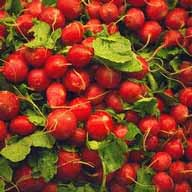
%> input picture Laboratory 4/data/radishes.jpg, 192 x 192 px
$ octave ruleazaProiect.m   (GNU Octave 9; MATLAB toolbox functions it lacks are replaced by stand-ins)
%> lines starting %> are read from the running program, lines starting %| are printed output that depends on the picture
### Laboratory 4/cod/realizeazaSintezaTexturii.m
function imgSintetizata = realizeazaSintezaTexturii(parametri)
    dimBloc   = parametri.dimensiuneBloc;
    nrBlocuri = parametri.nrBlocuri;

    [inaltimeTexturaInitiala,latimeTexturaInitiala,nrCanale] = size(parametri.texturaInitiala);
    H = inaltimeTexturaInitiala;
    W = latimeTexturaInitiala;
    c = nrCanale;

    H2 = parametri.dimensiuneTexturaSintetizata(1);
    W2 = parametri.dimensiuneTexturaSintetizata(2);

    overlap = parametri.portiuneSuprapunere;
    pixeli  = round(dimBloc * overlap);

    % O imagine este o matrice cu 3 dimensiuni: inaltime x latime x nrCanale
    % Variabila blocuri - matrice cu 4 dimensiuni: punem fiecare bloc (portiune din textura initiala)
    % unul peste altul
    dims    = [dimBloc dimBloc c nrBlocuri];
    blocuri = uint8(zeros(dims(1),dims(2),dims(3),dims(4)));

    % Selecteaza blocuri aleatoare din textura initiala
    % genereaza (in maniera vectoriala) punctul din stanga sus al blocurilor
    y = randi(H-dimBloc+1,nrBlocuri,1);
    x = randi(W-dimBloc+1,nrBlocuri,1);

    % Extrage portiunea din textura initiala continand blocul
    for i = 1:nrBlocuri
        blocuri(:,:,:,i) = parametri.texturaInitiala(y(i):y(i)+dimBloc-1,x(i):x(i)+dimBloc-1,:);
    end

    imgSintetizata        = uint8(zeros(H2,W2,c));
    % [4 lines of commented-out code are left out]

    nrBlocuriY = round((size(imgSintetizata,1) - pixeli)/(dimBloc - pixeli)) + 1;
    nrBlocuriX = round((size(imgSintetizata,2) - pixeli)/(dimBloc - pixeli)) + 1;

    imgSintetizataMaiMare = uint8(zeros(nrBlocuriY * dimBloc,nrBlocuriX * dimBloc,size(parametri.texturaInitiala,3)));

    % Setam parametrii de lucru
    params.nrBlocuriY            = nrBlocuriY;
    params.nrBlocuriX            = nrBlocuriX;
    params.nrBlocuri             = nrBlocuri;
    params.blocuri               = blocuri;
    params.dimBloc               = dimBloc;
    params.imgSintetizataMaiMare = imgSintetizataMaiMare;
    params.imgSintetizata        = imgSintetizata;
    params.eroareTolerata        = parametri.eroareTolerata;
    params.pixeli                = pixeli;
    params.progresImagine        = parametri.progresImagine;
    params.iteratii              = 0;
    params.iteratiaCurenta       = 0;
    params.imagineTransfer       = parametri.imagineTransfer;

    switch parametri.metodaSinteza
        case 'blocuriAleatoare'
            %%
            % Completeaza imaginea de obtinut cu blocuri aleatoare
            imgSintetizata = blocuriAleatoare(params);

            close all;
            figure, imshow(parametri.texturaInitiala)
            figure, imshow(imgSintetizata);
            title('Rezultat obtinut pentru blocuri selectatate aleator');
            return
        case 'eroareSuprapunere'
            %%
            % Completeaza imaginea de obtinut cu blocuri ales in functie
            % de eroare de suprapunere
            imgSintetizata = eroareSuprapunere(params);

            close all;
            figure, imshow(parametri.texturaInitiala)
            figure, imshow(imgSintetizata);
            title('Rezultat obtinut pentru blocuri selectate pe baza erorii de suprapunere');
            return

        case 'frontieraCostMinim'
            %%
            % Completeaza imaginea de obtinut cu blocuri ales in functie
            % de eroare de suprapunere + forntiera de cost minim

            imgSintetizata = frontieraCostMinim(params);

            close all;
            figure, imshow(parametri.texturaInitiala)
            figure, imshow(imgSintetizata);
            title('Rezultat obtinut pentru blocuri selectate pe baza erorii de suprapunere si a frontierei de cost minim');
            return
    end
end

### Laboratory 4/cod/frontieraCostMinim.m
function [ imgSintetizata ] = frontieraCostMinim( params )
    % Imaginea texturii se completeaza cu blocuri bazare pe eroare de suprapunere
    % si a frontiere de cost minim.

    % Imaginea texturii se completeaza cu blocuri bazare pe eroare de suprapunere.

    % Setam parametrii de intrare
    nrBlocuriY            = params.nrBlocuriY;
    nrBlocuriX            = params.nrBlocuriX;
    nrBlocuri             = params.nrBlocuri;
    dimBloc               = params.dimBloc;
    imgSintetizataMaiMare = params.imgSintetizataMaiMare;
    imgSintetizata        = params.imgSintetizata;
    blocuri               = params.blocuri;
    eroareTolerata        = params.eroareTolerata;
    suprapunere           = params.pixeli;
    progres               = params.progresImagine;

    % Parametrii folositi in cazul transferului de textura
    transfer.iteratii        = params.iteratii;
    transfer.iteratiaCurenta = params.iteratiaCurenta;
    imagineTransfer = params.imagineTransfer;

    % Punem primul bloc in imagine
    indice = randi(nrBlocuri);
    imgSintetizataMaiMare(1:dimBloc,1:dimBloc,:) = blocuri(:,:,:,indice);

    clc
    fprintf('Initializam procesul de sintetizare a imaginii \npe baza erorii de suprapunere si a frontierei \nde cost minim ...\n');

    pixeli_adaugati = dimBloc;
    for x = 1:nrBlocuriX - 1
        bloc_stanga = rgb2gray(imgSintetizataMaiMare(1:dimBloc,pixeli_adaugati - dimBloc + 1:pixeli_adaugati,:));

        transfer.bloc_imagine_transfer = imagineTransfer(1:dimBloc, pixeli_adaugati+1:pixeli_adaugati + dimBloc,:);

        [indice, bloc, ~] = cautaEroareMinima(bloc_stanga,0,blocuri,suprapunere,nrBlocuri,eroareTolerata, transfer);
        drum = cautaDrumMinimStanga(bloc);

        bloc_stanga_imagine = imgSintetizataMaiMare(1:dimBloc,pixeli_adaugati - dimBloc + 1:pixeli_adaugati,:);
        bloc_dreapta_imagine = blocuri(:,:,:,indice);

        overlap_stanga = bloc_stanga_imagine(:,end-suprapunere+1:end,:);
        overlap_dreapta = bloc_dreapta_imagine(:,1:suprapunere,:);

        for i = 1:size(drum,1)
            coloana = drum(i,2);
            overlap_stanga(i,coloana+1:end,:) = overlap_dreapta(i,coloana+1:end,:);
        end

        imgSintetizataMaiMare(1:dimBloc,pixeli_adaugati + 1 - suprapunere:pixeli_adaugati,:) = overlap_stanga(:,:,:);
        imgSintetizataMaiMare(1:dimBloc,pixeli_adaugati + 1:pixeli_adaugati + dimBloc - suprapunere,:) = blocuri(:,suprapunere+1:end,:,indice);


        % Afisam progresul imaginii
         if progres == 1
             imshow(imgSintetizataMaiMare);
         end

        pixeli_adaugati = pixeli_adaugati + (dimBloc - suprapunere);
    end

    pixeli_adaugati = dimBloc;
    for y = 1:nrBlocuriY - 1
        bloc_sus = rgb2gray(imgSintetizataMaiMare(pixeli_adaugati - dimBloc + 1:pixeli_adaugati,1:dimBloc,:));

        transfer.bloc_imagine_transfer = imagineTransfer(pixeli_adaugati+1:pixeli_adaugati + dimBloc, 1:dimBloc,:);

        [indice, ~, bloc] = cautaEroareMinima(0,bloc_sus,blocuri,suprapunere,nrBlocuri,eroareTolerata, transfer);
        drum = cautaDrumMinimSus(bloc);

        bloc_sus_imagine = imgSintetizataMaiMare(pixeli_adaugati - dimBloc + 1:pixeli_adaugati,1:dimBloc,:);
        bloc_jos_imagine = blocuri(:,:,:,indice);

        overlap_sus = bloc_sus_imagine(end-suprapunere+1:end,:,:);
        overlap_jos = bloc_jos_imagine(1:suprapunere,:,:);

        for i = 1:size(drum,1)
            linia = drum(i,1);
            overlap_sus(linia+1:end,i,:) = overlap_jos(linia+1:end,i,:);
        end

        imgSintetizataMaiMare(pixeli_adaugati + 1 - suprapunere:pixeli_adaugati,1:dimBloc,:) = overlap_sus(:,:,:);
        imgSintetizataMaiMare(pixeli_adaugati + 1:pixeli_adaugati + dimBloc - suprapunere,1:dimBloc,:) = blocuri(suprapunere+1:end,:,:,indice);

        % Afisam progresul imaginii
         if progres == 1
             imshow(imgSintetizataMaiMare);
         end

         pixeli_adaugati = pixeli_adaugati + (dimBloc - suprapunere);
    end

    % Completam restul imaginii
    total_adaugat = nrBlocuriX + nrBlocuriY - 1;
    total = nrBlocuriX * nrBlocuriY;

    pixeli_adaugati_orizontal = dimBloc;
    for y=2:nrBlocuriY - 1
        pixeli_adaugati_vertical = dimBloc;
        for x=2:nrBlocuriX - 1
            bloc_stanga = rgb2gray(imgSintetizataMaiMare(pixeli_adaugati_orizontal + 1:pixeli_adaugati_orizontal + dimBloc,pixeli_adaugati_vertical - dimBloc + 1:pixeli_adaugati_vertical,:));
            bloc_sus = rgb2gray(imgSintetizataMaiMare(pixeli_adaugati_orizontal - dimBloc + 1:pixeli_adaugati_orizontal,pixeli_adaugati_vertical + 1:pixeli_adaugati_vertical + dimBloc,:));

            transfer.bloc_imagine_transfer = imagineTransfer(pixeli_adaugati_orizontal+1:pixeli_adaugati_orizontal + dimBloc, pixeli_adaugati_vertical+1:pixeli_adaugati_vertical+dimBloc,:);

            [indice, bloc_st, bloc_su] = cautaEroareMinima(bloc_stanga,bloc_sus,blocuri,suprapunere,nrBlocuri,eroareTolerata, transfer);
            drum_stanga = cautaDrumMinimStanga(bloc_st);
            drum_sus = cautaDrumMinimSus(bloc_su);

            bloc_stanga_imagine = imgSintetizataMaiMare(pixeli_adaugati_orizontal + 1 - suprapunere:pixeli_adaugati_orizontal + dimBloc - suprapunere,pixeli_adaugati_vertical - dimBloc + 1:pixeli_adaugati_vertical,:);
            bloc_dreapta_imagine = blocuri(:,:,:,indice);

            overlap_stanga = bloc_stanga_imagine(:,end-suprapunere+1:end,:);
            overlap_dreapta = bloc_dreapta_imagine(:,1:suprapunere,:);

            for i = 1:size(drum_stanga,1)
                coloana = drum_stanga(i,2);
                overlap_stanga(i,coloana+1:end,:) = overlap_dreapta(i,coloana+1:end,:);
            end

            % suprapunem overlap stanga
            imgSintetizataMaiMare(pixeli_adaugati_orizontal + 1 - suprapunere:pixeli_adaugati_orizontal + dimBloc - suprapunere,pixeli_adaugati_vertical + 1 - suprapunere:pixeli_adaugati_vertical,:) = overlap_stanga(:,:,:);

            bloc_sus_imagine = imgSintetizataMaiMare(pixeli_adaugati_orizontal - dimBloc + 1:pixeli_adaugati_orizontal,pixeli_adaugati_vertical + 1 - suprapunere:pixeli_adaugati_vertical + dimBloc - suprapunere,:);
            bloc_jos_imagine = blocuri(:,:,:,indice);

            overlap_sus = bloc_sus_imagine(end-suprapunere+1:end,:,:);
            overlap_jos = bloc_jos_imagine(1:suprapunere,:,:);

            for i = 1:size(drum_sus,1)
                linia = drum_sus(i,1);
                overlap_sus(linia+1:end,i,:) = overlap_jos(linia+1:end,i,:);
            end

            % suprapunem overlap sus
            imgSintetizataMaiMare(pixeli_adaugati_orizontal + 1 - suprapunere:pixeli_adaugati_orizontal,pixeli_adaugati_vertical + 1 - suprapunere:pixeli_adaugati_vertical + dimBloc - suprapunere,:) = overlap_sus(:,:,:);

            % adaugam restul imaginii
            imgSintetizataMaiMare(pixeli_adaugati_orizontal + 1:pixeli_adaugati_orizontal + dimBloc - suprapunere,pixeli_adaugati_vertical+ 1:pixeli_adaugati_vertical + dimBloc - suprapunere,:) = blocuri(suprapunere+1:end,suprapunere+1:end,:,indice);

            % crestem numarul de pixeli adaugati pe vertical
            pixeli_adaugati_vertical = pixeli_adaugati_vertical + (dimBloc - suprapunere);

             % Afisam progresul procentual
             total_adaugat = total_adaugat + 1;
             clc
             fprintf('Sintetizam imaginea ... %2.2f%% \n',100*total_adaugat/total);

             % Afisam progresul imaginii
             if progres == 1
                 imshow(imgSintetizataMaiMare);
             end
        end
        pixeli_adaugati_orizontal = pixeli_adaugati_orizontal + (dimBloc - suprapunere);
    end

    imgSintetizata = imgSintetizataMaiMare(1:size(imgSintetizata,1),1:size(imgSintetizata,2),:);
end

### Laboratory 4/cod/cautaEroareMinima.m
function [indice, bloc_stanga, bloc_sus] = cautaEroareMinima(bloc_stanga, bloc_sus, blocuri, pixeli, nrBlocuri, eroareTolerata, transfer)
    % Functia ne returneaza indicele blocului a carui eroare este minima la
    % suprapunere si blocul pe baza caruia sa determinat eroarea, ulterior
    % blocul acesta va fi folosit pentru calcularea frontierei minime

    % Se folosesc pentru transferul texturii
    iteratii = transfer.iteratii;
    iteratiaCurenta = transfer.iteratiaCurenta;

    alpha = 0;
    bloc_imagine_transfer = rgb2gray(uint8(zeros(size(blocuri(:,:,:,1)))));
    if iteratii ~= 0
        %alpha = abs(0.8 * ((iteratiaCurenta - 1)/(iteratii - 1)) + 0.1);
        if size(transfer.bloc_imagine_transfer,3) ~= 1
            bloc_imagine_transfer = rgb2gray(transfer.bloc_imagine_transfer);
        else
            bloc_imagine_transfer = transfer.bloc_imagine_transfer;
        end
    end

    stanga = sum(sum(bloc_stanga ~= 0));
    sus = sum(sum(bloc_sus ~= 0));
    threshold = 1 + eroareTolerata;

    % Cazul in care ambele blocuri au imagini
    if  stanga ~= 0 &&  sus ~= 0
        erori = zeros(1,nrBlocuri);
        erori(1,:) = intmax('int64');

        for i = 1:nrBlocuri
           bloc_curent = rgb2gray(blocuri(:,:,:,i));

           sus = double(bloc_sus(end-pixeli+1:end,:,:));
           jos = double(bloc_curent(1:pixeli,:,:));

           stanga = double(bloc_stanga(:,end-pixeli+1:end,:));
           dreapta = double(bloc_curent(:,1:pixeli,:));

           erori(i) = sum(sqrt(sum((stanga - dreapta).^2)))^2 + sum(sqrt(sum((sus - jos).^2)))^2 ...
               + sum(sum((bloc_imagine_transfer - bloc_curent))) * alpha;
        end

        eroare_minima = min(erori);
        blocuri_selectate = zeros(size(blocuri));
        blocuri_adaugate = 1;
        indexi_originali = zeros(1,nrBlocuri);
        for i = 1:nrBlocuri
            if erori(i) <= eroare_minima * threshold
                blocuri_selectate(:,:,:,blocuri_adaugate) = blocuri(:,:,:,i);
                indexi_originali(1,blocuri_adaugate) = i;
                blocuri_adaugate = blocuri_adaugate + 1;
            end
        end

        index_generat = randi(blocuri_adaugate-1);
        indice = indexi_originali(1,index_generat);

        bloc_stanga = stanga - dreapta;
        bloc_sus = sus - jos;
    % Doar blocul din stanga are imagine
    elseif stanga ~= 0

        erori = zeros(1,nrBlocuri);
        erori(1,:) = intmax('int64');

        for i = 1:nrBlocuri
            bloc_curent = rgb2gray(blocuri(:,:,:,i));

            stanga = double(bloc_stanga(:,end-pixeli+1:end,:));
            dreapta = double(bloc_curent(:,1:pixeli,:));

            erori(i) = sum(sqrt(sum((stanga - dreapta).^2))) ...
                + sum(sum((bloc_imagine_transfer - bloc_curent))) * alpha;
        end

        eroare_minima = min(erori);
        blocuri_selectate = zeros(size(blocuri));
        blocuri_adaugate = 1;
        indexi_originali = zeros(1,nrBlocuri);

        for i = 1:nrBlocuri
            if erori(i) <= eroare_minima * threshold
                blocuri_selectate(:,:,:,blocuri_adaugate) = blocuri(:,:,:,i);
                indexi_originali(1,blocuri_adaugate) = i;
                blocuri_adaugate = blocuri_adaugate + 1;
            end
        end

        index_generat = randi(blocuri_adaugate-1);
        indice = indexi_originali(1,index_generat);

        bloc_stanga = stanga - dreapta;
        bloc_sus = 0;
    % Doar blocul de sus are imagine
    elseif sus ~= 0
        erori = zeros(1,nrBlocuri);
        erori(1,:) = intmax('int64');

        for i = 1:nrBlocuri
            bloc_curent =rgb2gray(blocuri(:,:,:,i));

            sus = double(bloc_sus(end-pixeli+1:end,:,:));
            jos = double(bloc_curent(1:pixeli,:,:));

            erori(i) = sum(sqrt(sum((sus - jos).^2))) ...
                + sum(sum((bloc_imagine_transfer - bloc_curent))) * alpha;
        end

        eroare_minima = min(erori);
        blocuri_selectate = zeros(size(blocuri));
        blocuri_adaugate = 1;
        indexi_originali = zeros(1,nrBlocuri);
        for i = 1:nrBlocuri
            if erori(i) <= eroare_minima * threshold
                blocuri_selectate(:,:,:,blocuri_adaugate) = blocuri(:,:,:,i);
                indexi_originali(1,blocuri_adaugate) = i;
                blocuri_adaugate = blocuri_adaugate + 1;
            end
        end

        index_generat = randi(blocuri_adaugate-1);
        indice = indexi_originali(1,index_generat);

        bloc_stanga = 0;
        bloc_sus = sus - jos;
    end
end

### Laboratory 1/sum.m
function [x, y] = sum( a, b )
    x = a + b;
    y = a * b;
end

### Laboratory 4/cod/ruleazaProiect.m
% ADRIAN ISPAS, Facultatea de Matematica si Informatica - Universitatea din Bucuresti

% Curatam spatiul de lucru
clear;
clc;

% Citeste imaginea de textura
name_image   = 'radishes';
format_image = '.jpg';
img          = imread(['../data/' name_image format_image]);
%> img is the input picture: size 192x192x3 uint8; mean R, G, B 134.1, 63.8, 36.6

% Citeste imaginea pe care vom aplica textura
name_image_transfer   = 'eminescu';
format_image_transfer = '.jpg';
img_transfer           = imread(['../data/' name_image_transfer format_image_transfer]);
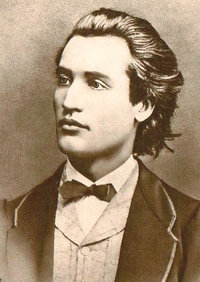
%> input picture Laboratory 4/data/eminescu.jpg, 200 x 282 px
%> img_transfer is the input picture: size 282x200x3 uint8; mean R, G, B 161.4, 138.9, 112.7

% Seteaza parametri
parametri.texturaInitiala              = img;
parametri.imagineTransfer              = img_transfer;
marime                                 = 2;
parametri.dimensiuneTexturaSintetizata = [marime * size(img,1) marime * size(img,2)];
%> parametri.dimensiuneTexturaSintetizata = [384 384]
parametri.dimensiuneBloc               = 36;

% Parametrii transfer textura
parametri.dimensiuneBlocTransfer = 80;
parametri.numarIteratii          = 5;
parametri.numeImagine            = name_image_transfer;

parametri.nrBlocuri           = 2000;
parametri.eroareTolerata      = 0.1;
parametri.portiuneSuprapunere = 1/6;

%parametri.metodaSinteza = 'blocuriAleatoare';
%parametri.metodaSinteza = 'eroareSuprapunere';
parametri.metodaSinteza = 'frontieraCostMinim';

% Transfera textura de pe o imagine pe cealalta
transferTextura = 0;

% Afiseaza la fiecare pas imaginea in constructie
parametri.progresImagine = 0;

if transferTextura == 0
    imgSintetizata = realizeazaSintezaTexturii(parametri);
%> in realizeazaSintezaTexturii, `dimBloc   = parametri.dimensiuneBloc;`: dimBloc = 36
%> in realizeazaSintezaTexturii, `nrBlocuri = parametri.nrBlocuri;`: nrBlocuri = 2000
%> in realizeazaSintezaTexturii, `[inaltimeTexturaInitiala,latimeTexturaInitiala,nrCanale] = size(parame..`: inaltimeTexturaInitiala = 192; nrCanale = 3
%> in realizeazaSintezaTexturii, `H = inaltimeTexturaInitiala;`: H = 192
%> in realizeazaSintezaTexturii, `c = nrCanale;`: c = 3
%> in realizeazaSintezaTexturii, `H2 = parametri.dimensiuneTexturaSintetizata(1);`: H2 = 384
%> in realizeazaSintezaTexturii, `overlap = parametri.portiuneSuprapunere;`: overlap = 0.167
%> in realizeazaSintezaTexturii, `pixeli  = round(dimBloc * overlap);`: pixeli = 6
%> in realizeazaSintezaTexturii, `dims    = [dimBloc dimBloc c nrBlocuri];`: dims = [36 36 3 2000]
%> in realizeazaSintezaTexturii, `imgSintetizata        = uint8(zeros(H2,W2,c));`: imgSintetizata: size 384x384x3 uint8; every value is 0
%> in realizeazaSintezaTexturii, `nrBlocuriY = round((size(imgSintetizata,1) - pixeli)/(dimBloc - pixeli..`: nrBlocuriY = 14
%> in realizeazaSintezaTexturii, `imgSintetizataMaiMare = uint8(zeros(nrBlocuriY * dimBloc,nrBlocuriX * ..`: imgSintetizataMaiMare: size 504x504x3 uint8; every value is 0
%> in realizeazaSintezaTexturii, `params.nrBlocuri             = nrBlocuri;`: params.nrBlocuri = 2000
%> in realizeazaSintezaTexturii, `params.dimBloc               = dimBloc;`: params.dimBloc = 36
%> in realizeazaSintezaTexturii, `params.eroareTolerata        = parametri.eroareTolerata;`: params.eroareTolerata = 0.1
%> in realizeazaSintezaTexturii, `params.pixeli                = pixeli;`: params.pixeli = 6
%> in realizeazaSintezaTexturii, `params.progresImagine        = parametri.progresImagine;`: params.progresImagine = 0
%> in frontieraCostMinim, `nrBlocuriY            = params.nrBlocuriY;`: nrBlocuriY = 14
%> in frontieraCostMinim, `nrBlocuri             = params.nrBlocuri;`: nrBlocuri = 2000
%> in frontieraCostMinim, `dimBloc               = params.dimBloc;`: dimBloc = 36
%> in frontieraCostMinim, `eroareTolerata        = params.eroareTolerata;`: eroareTolerata = 0.1
%> in frontieraCostMinim, `suprapunere           = params.pixeli;`: suprapunere = 6
%> in frontieraCostMinim, `progres               = params.progresImagine;`: progres = 0
%> in frontieraCostMinim, `imgSintetizataMaiMare(1:dimBloc,1:dimBloc,:) = blocuri(:,:,:,indice);`:
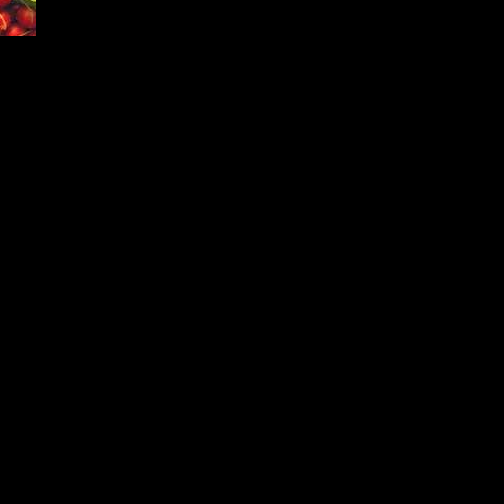
%> imgSintetizataMaiMare: size 504x504x3 uint8; mean R, G, B 0.6, 0.2, 0.2
%> in frontieraCostMinim, `pixeli_adaugati = dimBloc;`: pixeli_adaugati = 36
%> the loop in frontieraCostMinim, `for x = 1:nrBlocuriX - 1` made 1 pass
%> (iteratii in cautaEroareMinima, iteratiaCurenta in cautaEroareMinima, alpha in cautaEroareMinima) on pass 1: (0, 0, 0)
%> pass 1, in frontieraCostMinim, `bloc_stanga = rgb2gray(imgSintetizataMaiMare(1:dimBloc,pixeli_adaugati..`:
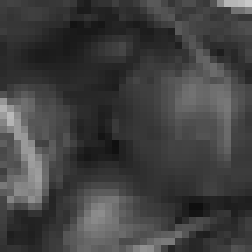
%> bloc_stanga: size 36x36 uint8 (shown 7 times larger); min 15, max 200, mean 64.5
%> pass 1, in frontieraCostMinim, `transfer.bloc_imagine_transfer = imagineTransfer(1:dimBloc, pixeli_ada..`:
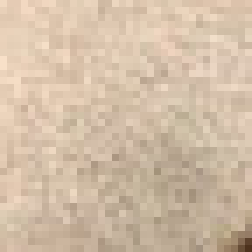
%> transfer.bloc_imagine_transfer: size 36x36x3 uint8 (shown 7 times larger); mean R, G, B 210.4, 189.6, 166.8
%> the run ends on the next line
